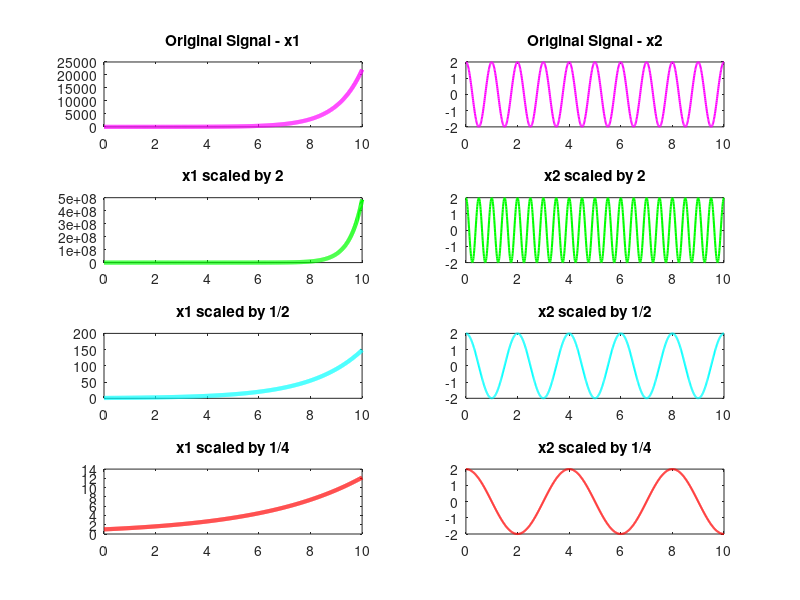

The MATLAB script that drew this image:
t = 0 : 0.01 : 10;
f=1;

a1=1;
x1=exp(f*a1*t); x2=2*cos(2*pi*f*a1*t);
subplot(4, 2, 1); plot(t, x1, 'm', 'LineWidth', 3);
title('Original Signal - x1');

subplot(4, 2, 2); plot(t, x2, 'm', 'LineWidth', 1.5);
title('Original Signal - x2');

a2=2;
y1=exp(f*a2*t); y2=2*cos(2*pi*f*a2*t);
subplot(4, 2, 3); plot(t, y1, 'g', 'LineWidth', 3);
title('x1 scaled by 2');

subplot(4, 2, 4); plot(t, y2, 'g', 'LineWidth', 1.5);
title('x2 scaled by 2');

a3=1/2;
z1=exp(f*a3*t); z2=2*cos(2*pi*f*a3*t);
subplot(4, 2, 5); plot(t, z1, 'c', 'LineWidth', 3);
title('x1 scaled by 1/2');

subplot(4, 2, 6); plot(t, z2, 'c', 'LineWidth', 1.5);
title('x2 scaled by 1/2');

a4=1/4;
w1=exp(f*a4*t); w2=2*cos(2*pi*f*a4*t);
subplot(4, 2, 7); plot(t, w1, 'r', 'LineWidth', 3);
title('x1 scaled by 1/4');

subplot(4, 2, 8); plot(t, w2, 'r', 'LineWidth', 1.5);
title('x2 scaled by 1/4');

print ('Exp4_1','-dpdf','-fillpage');
